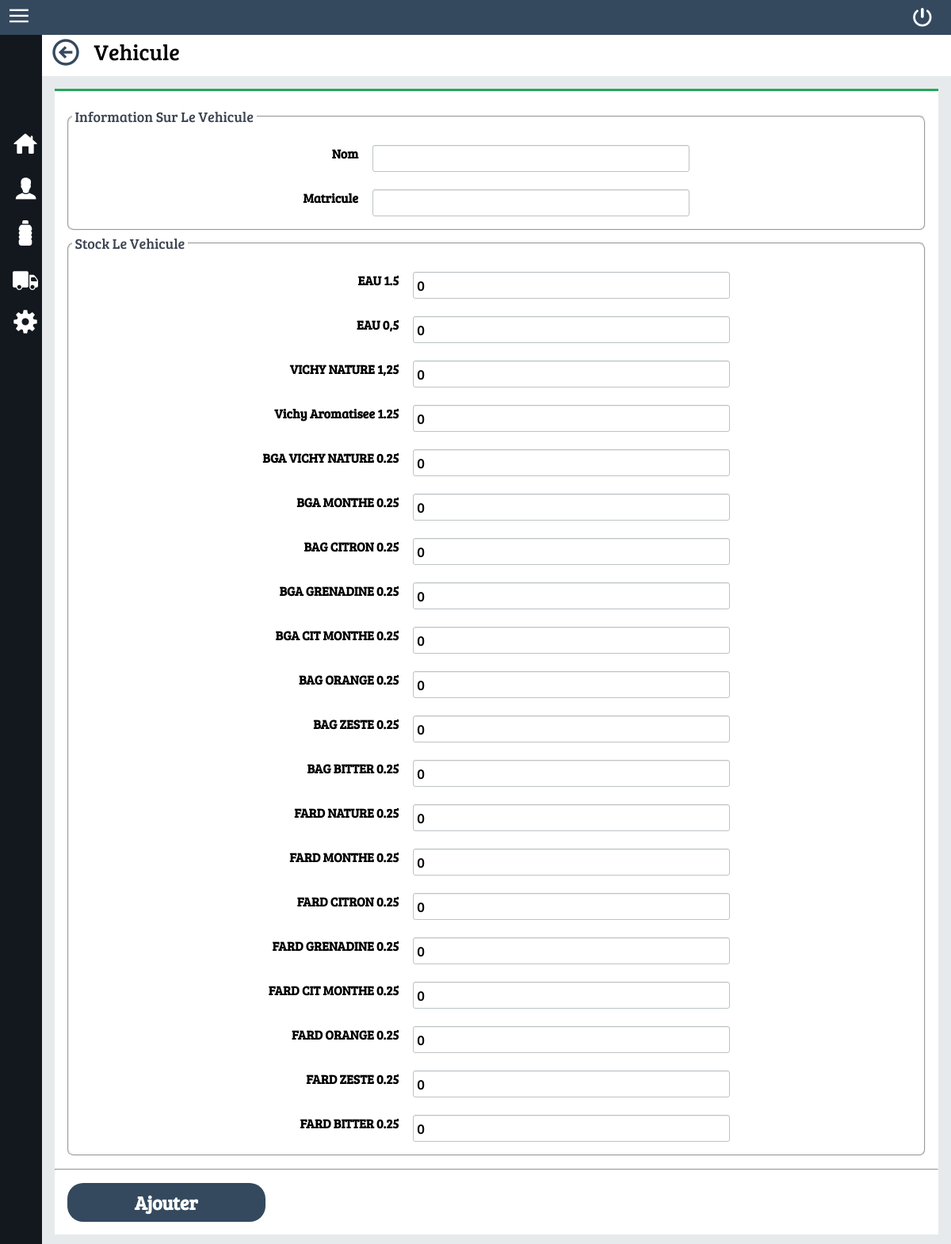
/VehiculeControle.php (signed in), run on the app's committed database.
### tables this page shows
CREATE TABLE `produit` (
  `id_produit` int(25) NOT NULL,
  `id_produit_marge` int(25) DEFAULT NULL,
  `nom` varchar(25) DEFAULT NULL
);

### php/database.inc (called while the page is built, shortened)
<?php
class database{
  public $connection;
  public function __construct()
  {
    $this->connection=mysqli_connect("localhost","root","","moza");
    $this->connection->set_charset("utf8");
  }
  public function query($sql)
  {
    $result=mysqli_query($this->connection,$sql);
    return $result;
  }
}

### php/Produit.inc (called while the page is built, shortened)
<?php
class Produit {
 public function __construct ( $id , $nom , $list_prix) {
  $this->nom = $nom;
 }
}

### VehiculeControle.php (the view, shortened to what this page needs)
<!DOCTYPE html>
<?php
require 'php/database.inc';
require 'php/Produit.inc';
$database=new database();
require 'php/VerifierUser.php';
if(isset($_GET["idvehicule"])){
  $result=$database->query("select id_vehicule,nom,matricule from vehicule where id_vehicule=".$_GET["idvehicule"]);
  $row_vehicule=mysqli_fetch_assoc($result);
  $result=$database->query("select produit.id_produit as idproduit,nom,quantite from produit left join stock_vehicule
                  on produit.id_produit=stock_vehicule.id_produit  and id_vehicule=".$_GET["idvehicule"]
                  ." order by idproduit ASC");
  $StockVehicule=array();
  while ($row=mysqli_fetch_assoc($result)) {
    if($row["quantite"]==NULL) $quantite=0; else $quantite=$row["quantite"];
    $StockVehicule[]=new StockVehicule(new Produit($row["idproduit"],$row["nom"],""),$quantite);
  }
  $vehicule=new Vehicule($row_vehicule["id_vehicule"],$row_vehicule["nom"],$row_vehicule["matricule"],$StockVehicule);
}else{
$listProduit=array();
$result=$database->query("select * from produit");
while ($row =mysqli_fetch_assoc($result)) {
  $listProduit[]=new Produit($row["id_produit"],$row["nom"],"");
}
}
?>
<html lang="en" dir="ltr">
  <head>
  </head>
  <body>
    <div class="page">
      <div class="detail">
        <div class="titre_bar">
          <label for="" class="titre_bar_label">
            <a href="Vehicule.php"><img src="img/icon/back_bleu_40px.png" alt=""></a>
             Vehicule
          </label>
        </div>
        <div class="table">
          <form class="" action="VehiculeControle.php" method="post">
            <div class="left_tab">
            <fieldset class="fields">
              <legend class="legends">Information Sur Le Vehicule</legend>
              <div class="control_table">
                <div class="control_table_item">
                  <label class="controllabel" for="" >Nom</label>
                  <input type="text" id="nom" name="NomVehicule"  class="controlinput" required value="<?php if(isset($vehicule)){echo $vehicule->nom;} ?>">
                </div>
                <div class="control_table_item">
                  <label class="controllabel" for="" >Matricule</label>
                  <input type="text" id="nom" name="MatriculeVehicule"  class="controlinput" required value="<?php if(isset($vehicule)){echo $vehicule->matricule;} ?>">
                </div>
              </div>
            </fieldset>
            <fieldset class="fields">
              <legend class="legends">Stock Le Vehicule</legend>
              <div class="control_table">
                <?php if(isset($listProduit)){ foreach ($listProduit as $key => $value): ?>
                  <div class="control_table_item">
                    <label class="controllabel" for="" ><?php echo $value->nom; ?></label>
                    <input type="number" name="Quantite[]"  class="controlinput" value="0" required>
                  </div>
                <?php endforeach; }else{?>
                <?php foreach ($vehicule->StockVehicule as $key => $value): ?>
                  <div class="control_table_item">
                    <label class="controllabel" for="" ><?php echo $value->produit->nom; ?></label>
                    <input type="hidden" name="IdProduit[]" value="<?php echo $value->produit->id; ?>">
                    <input type="number"  name="Quantite[]" required  class="controlinput" value="<?php echo $value->quantite; ?>">
                  </div>
                <?php endforeach; }?>
              </div>
            </fieldset>
           </div>
           <hr>
           <div class="control_div_btn">
             <?php if(isset($vehicule)){ $operation="Modifier";}else{$operation="Ajouter";} ?>
             <button type="submit" class="control_btn" name="<?php echo $operation; ?>Vehicule">
               <?php echo $operation; ?>
             </button>
           </div>
          </form>
        </div>
      </div>
    </div>
  </body>
</html>

### css/standard.css (style rules this page uses)
:root { --colorbleu:#34495e; }
* { margin: 0px; padding: 0px; font-family:'Bree Serif' , sans-serif; }
html { height: 100%; }
body { height: 100%; background-color: #e7eaec; }
.page { display: flex; justify-content: flex-start; min-height: 100%; width: 100%; }
.detail { width: inherit; height: 100%; }
.titre_bar { background-color: white; padding: 2px; }
.titre_bar_label { display: grid; grid-template-columns: 48px auto; grid-column-gap: 8px; font-size: 28px; margin-left: 8px; }
.table { border-top: 3px solid #26A65B; margin:16px; margin-top :16px; background-color: white; }

### css/navbar.css (style rules this page uses)
.navbar { display: flex; justify-content: space-between; background-color: #34495e; }
.navbarbtnmenu { padding:8px; margin-left: 4px; width: 32px; cursor: pointer; }
.navbarbtnexit { background: none; border: none; }
.btnmenu { margin-top: 10px; margin-right: 24px; }

### css/sidebar.css (style rules this page uses)
.sidebar { background-color: #12181E; width: 55px; transition: .1s; overflow: hidden; display: block; }
.sidebarlogo { color: white; text-align: center; font-size: 14px; height: 50px; }
.sidebarlistitem { height: auto; display: grid; }
.sidebaritem { text-decoration: none; color: white; font-size: 22px; padding: 4px; }
.sidebaritem div { padding: 8px; display: grid; border-left: 4px solid #12181E; grid-template-columns: 48px auto; }

### css/Control.css (style rules this page uses)
.control_table { display: grid; grid-row-gap: 22px; justify-content: center; padding: 16px; }
.control_table_item { display: grid; grid-template-columns: auto 400px; grid-column-gap: 18px; }
.left_tab { padding: 16px; }
.controlinput { padding: 4px; font-size: 18px; border: 1px solid #bdc3c7; border-radius: 3px; box-shadow: inset 0 1px 1px rgba(0, 0, 0, .075); }
.controllabel { text-align: right; font-size: 16px; font-weight: bold; }
.control_div_btn { padding: 16px; }
.control_btn { background-color: #34495e; color: white; border: none; padding: 8px; border-radius: 20px; width: 250px; font-size: 24px; font-weight: bold; cursor: pointer; }
.fields { border-radius: 8px; }
.legends { color: #3C4452; font-size: 18px; margin: 4px; padding: 4px; }

### data on the page
produit: nom "EAU 1.5"
produit: nom "EAU 0,5"
produit: nom "VICHY NATURE 1,25"
produit: nom "Vichy Aromatisee 1.25"
produit: nom "BGA VICHY NATURE 0.25"
produit: nom "BGA MONTHE 0.25"
produit: nom "BAG CITRON 0.25"
produit: nom "BGA GRENADINE 0.25"
produit: nom "BGA CIT MONTHE 0.25"
produit: nom "BAG ORANGE 0.25"
produit: nom "BAG ZESTE 0.25"
produit: nom "BAG BITTER 0.25"
produit: nom "FARD NATURE 0.25"
produit: nom "FARD MONTHE 0.25"
produit: nom "FARD CITRON 0.25"
produit: nom "FARD GRENADINE 0.25"
produit: nom "FARD CIT MONTHE 0.25"
produit: nom "FARD ORANGE 0.25"
produit: nom "FARD ZESTE 0.25"
produit: nom "FARD BITTER 0.25"

### other printed values
$operation "Ajouter"
